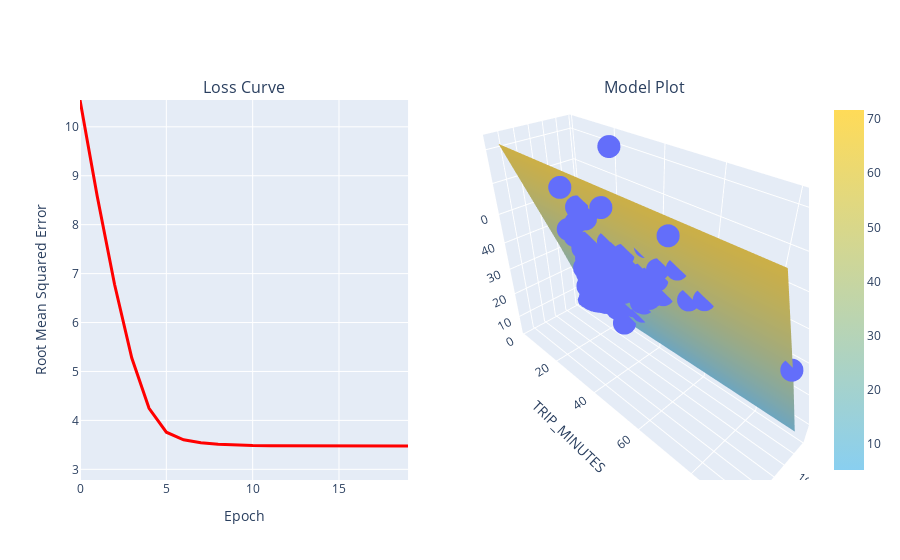

Here is the notebook cell this chart was saved with:
### Code cell
learning_rate = 0.001
epochs = 20
batch_size = 50

training_df.loc[:, 'TRIP_MINUTES'] = training_df['TRIP_SECONDS'] / 60

features = ['TRIP_MILES', 'TRIP_MINUTES']
label = 'FARE'

model_5 = run_experiment(training_df, features, label, learning_rate, epochs, batch_size)

### Figure 1 — Plotly figure (JSON) as saved in the notebook; plotly's stock layout.template omitted (floating-point values rounded to 4 significant figures; data arrays with more than 128 entries replaced by an {"elided": "..."} marker saying what was removed)
{"data": [{"hovertemplate": "TRIP_MILES=%{x}<br>TRIP_MINUTES=%{y}<br>FARE=%{z}<extra></extra>", "legendgroup": "", "marker": {"color": "#636efa", "symbol": "circle"}, "mode": "markers", "name": "", "scene": "scene", "showlegend": false, "type": "scatter3d", "x": {"elided": "200 float values"}, "y": {"elided": "200 float values"}, "z": {"elided": "200 float values"}}, {"colorscale": [[0, "#89CFF0"], [1, "#FFDB58"]], "scene": "scene", "type": "surface", "x": [0.56, 11.29, 26.92], "y": [1.933, 45.62, 93.17], "z": [[5.233, 33.22, 71.68], [5.233, 33.22, 71.68], [5.233, 33.22, 71.68]]}, {"hovertemplate": "x=%{x}<br>y=%{y}<extra></extra>", "legendgroup": "", "line": {"color": "#ff0000", "dash": "solid", "width": 3}, "marker": {"symbol": "circle"}, "mode": "lines", "name": "", "orientation": "v", "showlegend": false, "type": "scatter", "x": [0, 1, 2, 3, 4, 5, 6, 7, 8, 9, 10, 11, 12, 13, 14, 15, 16, 17, 18, 19], "xaxis": "x", "y": [10.55, 8.575, 6.782, 5.273, 4.247, 3.759, 3.603, 3.542, 3.51, 3.493, 3.485, 3.482, 3.48, 3.478, 3.478, 3.477, 3.478, 3.478, 3.478, 3.478], "yaxis": "y"}], "layout": {"annotations": [{"font": {"size": 16}, "showarrow": false, "text": "Loss Curve", "x": 0.225, "xanchor": "center", "xref": "paper", "y": 1, "yanchor": "bottom", "yref": "paper"}, {"font": {"size": 16}, "showarrow": false, "text": "Model Plot", "x": 0.775, "xanchor": "center", "xref": "paper", "y": 1, "yanchor": "bottom", "yref": "paper"}], "scene": {"domain": {"x": [0.55, 1], "y": [0, 1]}, "xaxis": {"title": {"text": "TRIP_MILES"}}, "yaxis": {"title": {"text": "TRIP_MINUTES"}}, "zaxis": {"title": {"text": "FARE"}}}, "xaxis": {"anchor": "y", "domain": [0, 0.45], "title": {"text": "Epoch"}}, "yaxis": {"anchor": "x", "domain": [0, 1], "range": [2.782, 10.55], "title": {"text": "Root Mean Squared Error"}}}}
